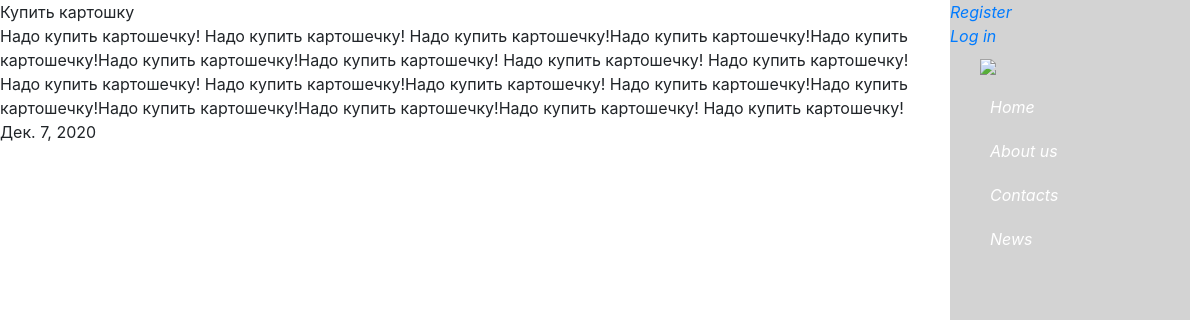
/1/post/, run on the app's committed database.
### main/models.py (models this page shows, shortened)
class Forum(models.Model):
    publisher = models.ForeignKey(User, on_delete=models.CASCADE, related_name='the_user')
    topic = models.CharField('Название', max_length=50)
    text = models.TextField('Текст')
    date = models.DateField(default=timezone.now)
    comment = models.CharField('Комментарий', max_length=100, default='Комментарий')
    class Meta:
        verbose_name = 'Пост'
        verbose_name_plural = 'Посты'

### main/views.py (the view)
# urls.py: path('<int:pk>/post/', PostsDetailView.as_view(), name='article-detail'),
class PostsDetailView(DetailView):
    model = Forum
    template_name = 'main/article_detail.html'

### main/templates/main/article_detail.html (shortened to what this page needs)
{% extends 'main/layout.html' %}
{% block content %}
  {{ forum.topic }} <br>
  {{ forum.text|safe }} <br>
  {{ forum.date }} <br>
{% endblock %}

### data on the page
Forum: topic "Купить картошку", text "Надо купить картошечку! Надо купить картошечку! Надо купить картошечку!Надо купить картошечку!Надо купить картошечку!Надо купить картошечку!Надо купить картошечку! Надо купить картошечку! Надо купить картошечку! Надо купить картошечку! Надо купить картошечку!Надо купить картошечку! Надо купить картошечку!Надо купить картошечку!Надо купить картошечку!Надо купить картошечку!Надо купить картошечку! Надо купить картошечку!", date "Дек. 7, 2020"
